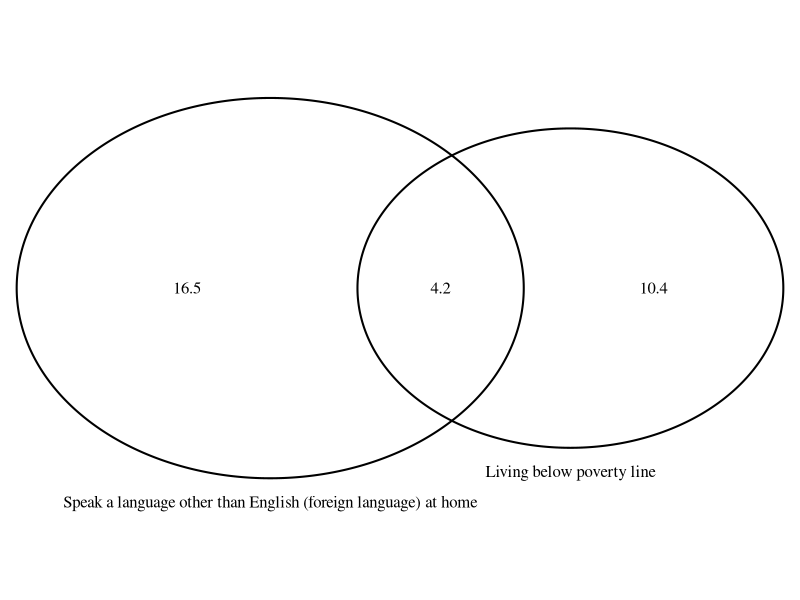
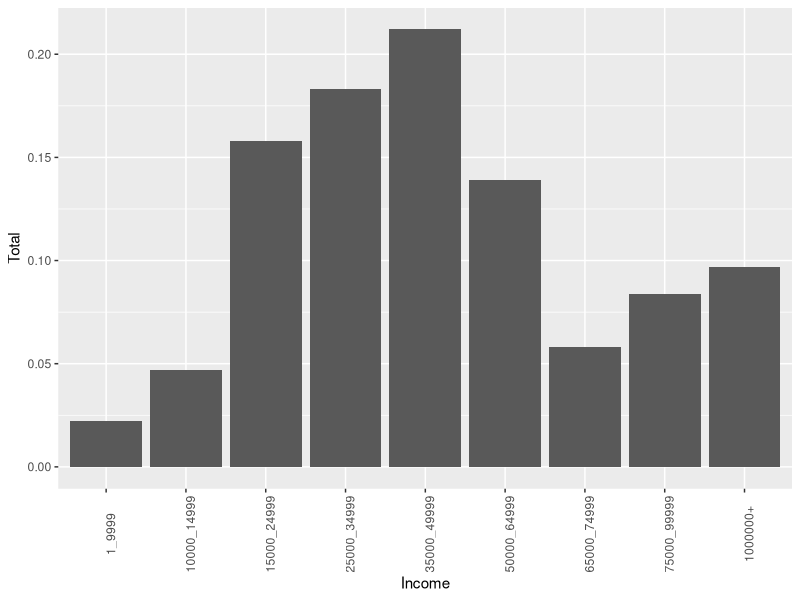

Write the R code that produced these figures, in order.
## ---- chunk 1
knitr::opts_chunk$set(echo = TRUE)
knitr::opts_chunk$set(tidy.opts=list(width.cutoff=60),tidy=TRUE)
## ---- chunk 2
require(VennDiagram)
draw.pairwise.venn(area1 = 14.6, area2 = 20.7, cross.area = 4.2, 
                   category = c("Living below poverty line","Speak a language other than English (foreign language) at home"), cat.pos = c(0,0))
## ---- chunk 3
fees = c(0, 25, 60)
prob = c(0.54, 0.34, 0.12)
bag = c(0, 1, 2)
airline_fees <- data.frame(bag, fees, prob)
airline_fees$weighted <- airline_fees$fees * airline_fees$prob
revenue_per_passenger <- sum(airline_fees$weighted)
revenue_per_passenger
## ---- chunk 4
airline_fees$var <- (airline_fees$fees - revenue_per_passenger)^2 * airline_fees$prob
std_per_passenger <- sqrt(sum(airline_fees$var))
std_per_passenger
## ---- chunk 5
require(ggplot2)
personal_income <- data.frame(c("1_9999","10000_14999","15000_24999","25000_34999","35000_49999","50000_64999","65000_74999","75000_99999","1000000+"),c(.022,.047,.158,.183,.212,.139,.058,.084,.097))
names(personal_income) <- c("Income","Total")
personal_income$Income <- factor(personal_income$Income, levels = c("1_9999","10000_14999","15000_24999","25000_34999","35000_49999","50000_64999","65000_74999","75000_99999","1000000+"))
ggplot(personal_income, aes(y=Total, x=Income))+geom_bar(stat="identity")+theme(axis.text.x = element_text(angle = 90))
## ---- chunk 6
.022 + .047 + .158 + .183 + .212
